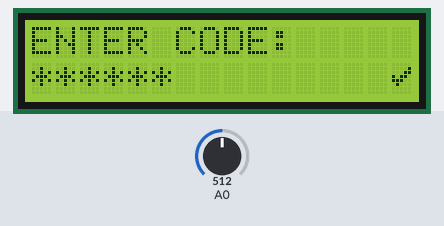
Bench run of a sketch on a simulated Arduino Uno, built with avr-gcc and run on an emulated ATmega328P. Shown: 16×2 character LCD. Inputs (shaded band) come from the test bench; at power-on: A0 = 512.

Above: at 1.2 s.
1.3 s: A0 set to 588
At 1.64 s:
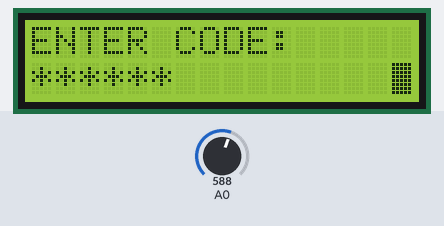
4.0 s: A0 set to 608
5.7 s: A0 set to 52
8.2 s: A0 set to 45
At 10.05 s:
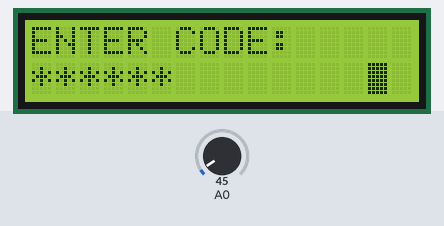
11.2 s: A0 set to 610
At 13.8 s:
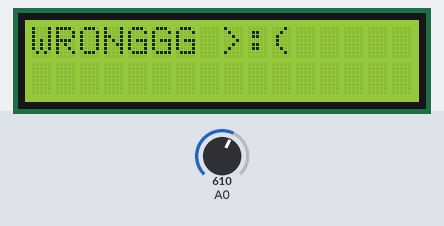
Timing chart, 0 to 15.1 s (numbered marks = the images above; inputs shaded):
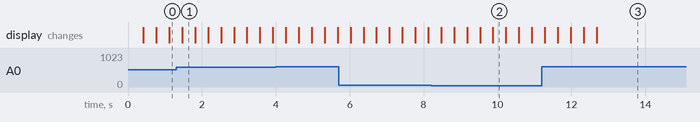

Measured:
- the behaviour switches between 50 and 49 on A0 (found by bisection; images 1 and 2)
- after the input at 8.2 s, the display: first differs from a run without the input after 1.7 s (image 2)
- after the input at 11.2 s, the display: first differs from a run without the input after 1.5 s (image 3)

The sketch:

sketch_aug9a.ino
```cpp
#include <LiquidCrystal.h>
#include <string.h>

//LCD pin to Arduino
const int pin_RS = 8;
const int pin_EN = 9;
const int pin_d4 = 4;
const int pin_d5 = 5;
const int pin_d6 = 6;
const int pin_d7 = 7;

LiquidCrystal lcd( pin_RS,  pin_EN,  pin_d4,  pin_d5,  pin_d6,  pin_d7);

#define length 6
#define characters "ABCDEFGHIJKLMNOPQRSTUVWXYZ"
#define correct "ZABCZY"

byte check[8] = { 0b00000, 0b00001, 0b00011, 0b10110, 0b11100, 0b01000, 0b00000, 0b00000 };
char solution[17] = {};
int position = 0;

enum STATE
{
  IDLE,
  UP,
  DOWN,
  LEFT,
  RIGHT,
  SELECT
};

int read_LCD_buttons()
{
  int buton = analogRead(0);
  if (buton > 1000) return 0; //none
  if (buton < 50)   return 1; //right
  if (buton < 250)  return 2; //up
  if (buton < 450)  return 3; //down
  if (buton < 600)  return 4; //left
  if (buton < 920)  return 5; //select
  return 0; //none
}

void reset()
{
  lcd.begin(16, 2);
  lcd.setCursor(0,0);

  lcd.print("ENTER CODE:");
  lcd.setCursor(0,1);

  char stars[11];
  for(int i=0; i<length; i++) stars[i] = solution[i] = '*';
  for(int i=length; i<15; i++) solution[i] = ' ';
  solution[15] = check;
  stars[length] = solution[16] = '\0';
  lcd.print(stars);

  lcd.createChar(0, check);
  lcd.setCursor(15,1);
  lcd.write(byte(0));
}

void task()
{
  lcd.setCursor(position,1);
  lcd.write(255); delay(350);
  lcd.setCursor(position,1);
  lcd.write(solution[position]); delay(350);
  //Serial.println(solution);
  //delay(1000);

  static STATE state = IDLE;
  switch(state)
  {
    case IDLE:
    {
      if(read_LCD_buttons() == 1) state = RIGHT;
      else if(read_LCD_buttons() == 2) state = UP;
      else if(read_LCD_buttons() == 3) state = DOWN;
      else if(read_LCD_buttons() == 4) state = LEFT;
      else if(read_LCD_buttons() == 5) state = SELECT;
      else state = IDLE;

      break;
    }
    case UP:
    {
      if(solution[position] == ' ')
      {
        state = IDLE;
        break;
      }
      else if(solution[position] == '*') solution[position] = 'Z';
      else if(solution[position] == 'A') solution[position] = 'Z';
      else solution[position] --;

      state = IDLE;
      break;
    }
    case DOWN:
    {
      if(solution[position] == ' ')
      {
        state = IDLE;
        break;
      }
      else if(solution[position] == '*') solution[position] = 'A';
      else if(solution[position] == 'Z') solution[position] = 'A';
      else solution[position] ++;

      state = IDLE;
      break;
    }
    case LEFT:
    {
      position --;
      if(position < 0) position = 15;
      state = IDLE;
      break;
    }
    case RIGHT:
    {
      position ++;
      if(position > 15) position = 0;
      state = IDLE;
      break;
    }
    case SELECT:
    {
      char finalsolution[11];
      strncpy(finalsolution, solution, length);
      finalsolution[length] = '\0';

      if(position == 15)
      {
        if(strcmp(finalsolution, correct) == 0)
        {
          lcd.clear();
          lcd.setCursor(0,0);
          lcd.print("YOU DID IT!");
          delay(3000);

          state = SELECT;
          break;
        }
        else
        {
          lcd.clear();
          lcd.setCursor(0,0);
          lcd.print("WRONGGG >:(");
          delay(3000);

          reset();
        }
      }


      state = IDLE;
      break;
    }
  }
}

void setup()
{
  Serial.begin(9600); //init communication over USB

  lcd.begin(16, 2);
  lcd.setCursor(0,0);

  lcd.print("ENTER CODE:");
  lcd.setCursor(0,1);

  char stars[11];
  for(int i=0; i<length; i++) stars[i] = solution[i] = '*';
  for(int i=length; i<15; i++) solution[i] = ' ';
  solution[15] = check;
  stars[length] = solution[16] = '\0';
  lcd.print(stars);

  lcd.createChar(0, check);
  lcd.setCursor(15,1);
  lcd.write(byte(0));
}

void loop()
{
  task();
}
```
